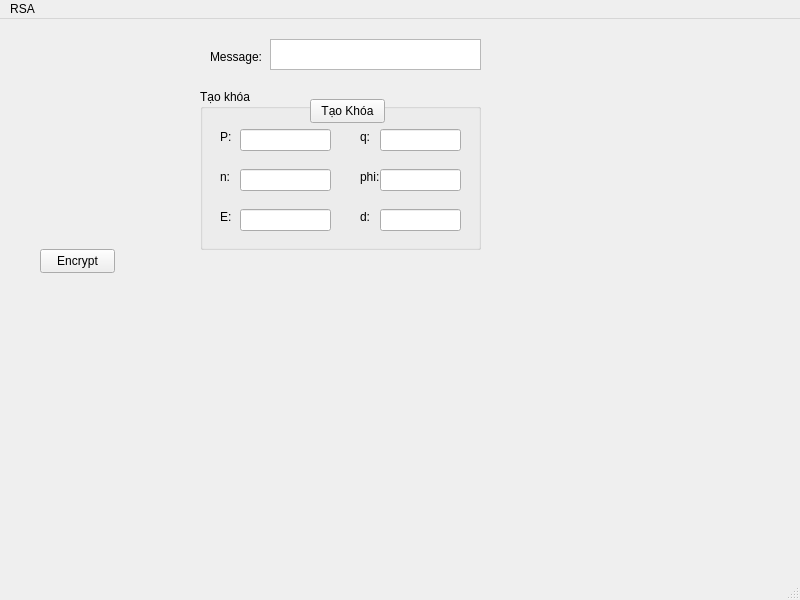
<?xml version="1.0" encoding="UTF-8"?>
<ui version="4.0">
 <class>MainWindow</class>
 <widget class="QMainWindow" name="MainWindow">
  <property name="geometry">
   <rect>
    <x>0</x>
    <y>0</y>
    <width>800</width>
    <height>600</height>
   </rect>
  </property>
  <property name="windowTitle">
   <string>MainWindow</string>
  </property>
  <widget class="QWidget" name="centralwidget">
   <widget class="QLabel" name="label">
    <property name="geometry">
     <rect>
      <x>210</x>
      <y>30</y>
      <width>71</width>
      <height>16</height>
     </rect>
    </property>
    <property name="text">
     <string>Message:</string>
    </property>
   </widget>
   <widget class="QTextEdit" name="label1">
    <property name="geometry">
     <rect>
      <x>270</x>
      <y>20</y>
      <width>211</width>
      <height>31</height>
     </rect>
    </property>
    <property name="html">
     <string>&lt;!DOCTYPE HTML PUBLIC &quot;-//W3C//DTD HTML 4.0//EN&quot; &quot;http://www.w3.org/TR/REC-html40/strict.dtd&quot;&gt;
&lt;html&gt;&lt;head&gt;&lt;meta name=&quot;qrichtext&quot; content=&quot;1&quot; /&gt;&lt;meta charset=&quot;utf-8&quot; /&gt;&lt;style type=&quot;text/css&quot;&gt;
p, li { white-space: pre-wrap; }
hr { height: 1px; border-width: 0; }
li.unchecked::marker { content: &quot;\2610&quot;; }
li.checked::marker { content: &quot;\2612&quot;; }
&lt;/style&gt;&lt;/head&gt;&lt;body style=&quot; font-family:'Segoe UI'; font-size:9pt; font-weight:400; font-style:normal;&quot;&gt;
&lt;p style=&quot;-qt-paragraph-type:empty; margin-top:0px; margin-bottom:0px; margin-left:0px; margin-right:0px; -qt-block-indent:0; text-indent:0px;&quot;&gt;&lt;br /&gt;&lt;/p&gt;&lt;/body&gt;&lt;/html&gt;</string>
    </property>
   </widget>
   <widget class="QPushButton" name="btn_Encrypt">
    <property name="geometry">
     <rect>
      <x>40</x>
      <y>230</y>
      <width>75</width>
      <height>24</height>
     </rect>
    </property>
    <property name="text">
     <string>Encrypt</string>
    </property>
   </widget>
   <widget class="QGroupBox" name="groupBox">
    <property name="geometry">
     <rect>
      <x>200</x>
      <y>70</y>
      <width>281</width>
      <height>161</height>
     </rect>
    </property>
    <property name="title">
     <string>Tạo khóa</string>
    </property>
    <widget class="QPushButton" name="btn_TaoKhoa">
     <property name="geometry">
      <rect>
       <x>110</x>
       <y>10</y>
       <width>75</width>
       <height>24</height>
      </rect>
     </property>
     <property name="text">
      <string>Tạo Khóa</string>
     </property>
    </widget>
    <widget class="QLabel" name="label_p">
     <property name="geometry">
      <rect>
       <x>20</x>
       <y>40</y>
       <width>21</width>
       <height>16</height>
      </rect>
     </property>
     <property name="frameShape">
      <enum>QFrame::NoFrame</enum>
     </property>
     <property name="text">
      <string>P:</string>
     </property>
    </widget>
    <widget class="QLabel" name="label_q">
     <property name="geometry">
      <rect>
       <x>160</x>
       <y>40</y>
       <width>31</width>
       <height>16</height>
      </rect>
     </property>
     <property name="text">
      <string>q:</string>
     </property>
    </widget>
    <widget class="QLabel" name="label_2">
     <property name="geometry">
      <rect>
       <x>20</x>
       <y>80</y>
       <width>49</width>
       <height>16</height>
      </rect>
     </property>
     <property name="text">
      <string>n:</string>
     </property>
    </widget>
    <widget class="QLabel" name="label_3">
     <property name="geometry">
      <rect>
       <x>160</x>
       <y>80</y>
       <width>49</width>
       <height>16</height>
      </rect>
     </property>
     <property name="text">
      <string>phi:</string>
     </property>
    </widget>
    <widget class="QLabel" name="label_4">
     <property name="geometry">
      <rect>
       <x>20</x>
       <y>120</y>
       <width>49</width>
       <height>16</height>
      </rect>
     </property>
     <property name="text">
      <string>E:</string>
     </property>
    </widget>
    <widget class="QLabel" name="label_5">
     <property name="geometry">
      <rect>
       <x>160</x>
       <y>120</y>
       <width>49</width>
       <height>16</height>
      </rect>
     </property>
     <property name="text">
      <string>d:</string>
     </property>
    </widget>
    <widget class="QLineEdit" name="line_p">
     <property name="geometry">
      <rect>
       <x>40</x>
       <y>40</y>
       <width>91</width>
       <height>22</height>
      </rect>
     </property>
    </widget>
    <widget class="QLineEdit" name="line_q">
     <property name="geometry">
      <rect>
       <x>180</x>
       <y>40</y>
       <width>81</width>
       <height>22</height>
      </rect>
     </property>
    </widget>
    <widget class="QLineEdit" name="line_n">
     <property name="geometry">
      <rect>
       <x>40</x>
       <y>80</y>
       <width>91</width>
       <height>22</height>
      </rect>
     </property>
    </widget>
    <widget class="QLineEdit" name="line_phi">
     <property name="geometry">
      <rect>
       <x>180</x>
       <y>80</y>
       <width>81</width>
       <height>22</height>
      </rect>
     </property>
    </widget>
    <widget class="QLineEdit" name="line_e">
     <property name="geometry">
      <rect>
       <x>40</x>
       <y>120</y>
       <width>91</width>
       <height>22</height>
      </rect>
     </property>
    </widget>
    <widget class="QLineEdit" name="line_d">
     <property name="geometry">
      <rect>
       <x>180</x>
       <y>120</y>
       <width>81</width>
       <height>22</height>
      </rect>
     </property>
    </widget>
   </widget>
  </widget>
  <widget class="QMenuBar" name="menubar">
   <property name="geometry">
    <rect>
     <x>0</x>
     <y>0</y>
     <width>800</width>
     <height>22</height>
    </rect>
   </property>
   <widget class="QMenu" name="menuRSA">
    <property name="title">
     <string>RSA</string>
    </property>
   </widget>
   <addaction name="menuRSA"/>
  </widget>
  <widget class="QStatusBar" name="statusbar"/>
 </widget>
 <resources/>
 <connections/>
</ui>
